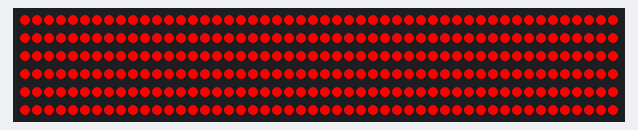
A sketch run on a simulated Arduino Uno, built with avr-gcc and run on an emulated ATmega328P. On the bench: 300 RGB LEDs in strip order, left to right, continuing on the next row. What the sketch prints to the serial monitor is not drawn.

Above: at 0.1 s.
At 1.3 s:
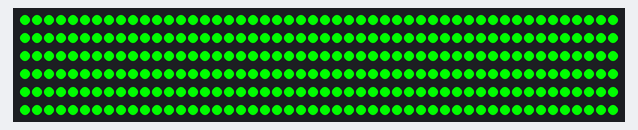
At 2.4 s:
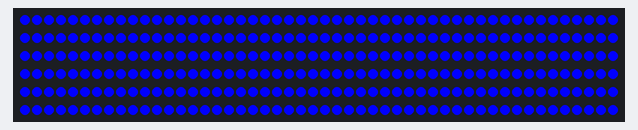

Measured:
- what the display in image 1 shows lasts 1.2 s, from 1.2 s to 2.4 s

The sketch:

EBG.ino
```cpp
#include "FastLED.h"

/*************************************************
   ANDROID AMBILIGHT APPLICATION ARDUINO SKETCH

   set following values to your needs
 *************************************************/

#define INITIAL_LED_TEST_ENABLED true
#define INITIAL_LED_TEST_BRIGHTNESS 100  // 0..255
#define INITIAL_LED_TEST_TIME_MS 150  // 10..

// Number of leds in your strip.
// Tested with 500 leds and is fine (despite the warning)
// We will use a maximum of 300
#define MAX_LEDS 300

// type of your led controller, possible values, see below
#define LED_TYPE WS2812B

// 3 wire (pwm): NEOPIXEL BTM1829 TM1812 TM1809 TM1804 TM1803 UCS1903 UCS1903B UCS1904 UCS2903 WS2812 WS2852
//               S2812B SK6812 SK6822 APA106 PL9823 WS2811 WS2813 APA104 WS2811_40 GW6205 GW6205_40 LPD1886 LPD1886_8BIT
// 4 wire (spi): LPD8806 WS2801 WS2803 SM16716 P9813 APA102 SK9822 DOTSTAR

// For 3 wire led stripes line Neopixel/Ws2812, which have a data line, ground, and power, you just need to define DATA_PIN.
// For led chipsets that are SPI based (four wires - data, clock, ground, and power), both defines DATA_PIN and CLOCK_PIN are needed

// DATA_PIN, or DATA_PIN, CLOCK_PIN
#define LED_PINS 6        // 3 wire leds
//#define LED_PINS 6, 13  // 4 wire leds

#define COLOR_ORDER GRB  // colororder of the stripe, set RGB in hyperion

#define OFF_TIMEOUT 8000    // ms to switch off after no data was received, set 0 to deactivate

#define BRIGHTNESS 255                      // maximum brightness 0-255
#define DITHER_MODE BINARY_DITHER           // BINARY_DITHER or DISABLE_DITHER
#define COLOR_TEMPERATURE CRGB(255,255,255) // RGB value describing the color temperature
#define COLOR_CORRECTION  TypicalLEDStrip   // predefined fastled color correction
//#define COLOR_CORRECTION  CRGB(255,255,255) // or RGB value describing the color correction

// Baudrate, higher rate allows faster refresh rate and more LEDs
#define BAUD_RATE 115200      // use 115200 for ftdi based boards


/*************************************************
   ANDROID AMBILIGHT APPLICATION ARDUINO SKETCH

   no user changes needed
 *************************************************/

// Adalight sends a "Magic Word" before sending the pixel data
uint8_t prefix[] = {'A', 'd', 'a'}, hi, lo, chk, i;

unsigned long endTime;

// Define the array of leds
CRGB leds[MAX_LEDS];

// set color to all leds
void showColor(const CRGB& led) {
  #if MAX_LEDS > 1
  LEDS.showColor(led);
  #endif
}

// switch of leds
void switchOff() {
  #if MAX_LEDS > 1
  memset(leds, 0, MAX_LEDS * sizeof(struct CRGB));
  FastLED.show();
  #endif
}

// function to check if serial data is available
// if timeout occured leds switch of, if configured
bool checkIncommingData() {

  boolean dataAvailable = true;
  while (!Serial.available()) {
    if ( OFF_TIMEOUT > 0 && endTime < millis()) {
      switchOff();
      dataAvailable = false;
      endTime = millis() + OFF_TIMEOUT;
    }
  }
  return dataAvailable;
}

// main function that setups and runs the code
void setup() {

  Serial.begin(BAUD_RATE);
  Serial.print("Ada\n"); // Send "Magic Word" string to host

  int ledCount = MAX_LEDS;

  #if MAX_LEDS > 1
    FastLED.addLeds<LED_TYPE, LED_PINS, COLOR_ORDER>(leds, ledCount);
  #endif

  // color adjustments
  FastLED.setBrightness ( BRIGHTNESS );
  FastLED.setTemperature( COLOR_TEMPERATURE );
  FastLED.setCorrection ( COLOR_CORRECTION );
  FastLED.setDither     ( DITHER_MODE );

  // initial RGB flash
  #if INITIAL_LED_TEST_ENABLED == true
  for (int v=0;v<INITIAL_LED_TEST_BRIGHTNESS;v++)
  {
    showColor(CRGB(255,0,0));
    delay(INITIAL_LED_TEST_TIME_MS/2/INITIAL_LED_TEST_BRIGHTNESS);
  }
  for (int v=0;v<INITIAL_LED_TEST_BRIGHTNESS;v++)
  {
    showColor(CRGB(0,255,0));
    delay(INITIAL_LED_TEST_TIME_MS/2/INITIAL_LED_TEST_BRIGHTNESS);
  }
  for (int v=0;v<INITIAL_LED_TEST_BRIGHTNESS;v++)
  {
    showColor(CRGB(0,0,255));
    delay(INITIAL_LED_TEST_TIME_MS/2/INITIAL_LED_TEST_BRIGHTNESS);
  }
  #endif
  showColor(CRGB(0, 0, 0));


  boolean transmissionSuccess;
  unsigned long sum_r, sum_g, sum_b;

  // loop() is avoided as even that small bit of function overhead
  // has a measurable impact on this code's overall throughput.
  for(;;) {
    // wait for first byte of Magic Word
    for (i = 0; i < sizeof prefix; ++i) {
      // If next byte is not in Magic Word, the start over
      if (!checkIncommingData() || prefix[i] != Serial.read()) {
        i = 0;
      }
    }

    // Hi, Lo, Checksum
    if (!checkIncommingData()) continue;
    hi = Serial.read();
    if (!checkIncommingData()) continue;
    lo = Serial.read();
    if (!checkIncommingData()) continue;
    chk = Serial.read();

    // if checksum does not match go back to wait
    if (chk != (hi ^ lo ^ 0x55)) continue;

    int num_leds = min ( MAX_LEDS, (hi<<8) + lo + 1 );
	memset(leds, 0, num_leds * sizeof(struct CRGB));
    transmissionSuccess = true;
    sum_r = 0;
    sum_g = 0;
    sum_b = 0;

    // read the transmission data and set LED values
    for (int idx = 0; idx < num_leds; idx++) {
      byte r, g, b;
      if (!checkIncommingData()) {
        transmissionSuccess = false;
        break;
      }
      r = Serial.read();
      if (!checkIncommingData()) {
        transmissionSuccess = false;
        break;
      }
      g = Serial.read();
      if (!checkIncommingData()) {
        transmissionSuccess = false;
        break;
      }
      b = Serial.read();
      leds[idx].r = r;
      leds[idx].g = g;
      leds[idx].b = b;
    }

    // shows new values
    if (transmissionSuccess) {
      endTime = millis() + OFF_TIMEOUT;
      #if MAX_LEDS > 1
      FastLED.show();
      #endif
    }
  }
} // end of setup

void loop() {
  // Not used. See note in setup() function.
}
```
